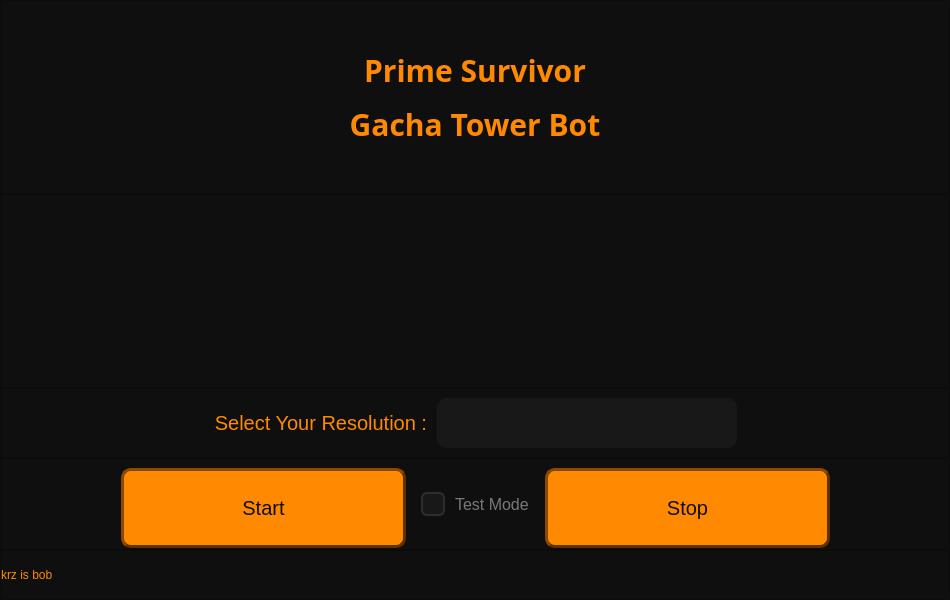
<?xml version="1.0" encoding="UTF-8"?>
<ui version="4.0">
 <class>MainWindow</class>
 <widget class="QMainWindow" name="MainWindow">
  <property name="geometry">
   <rect>
    <x>0</x>
    <y>0</y>
    <width>950</width>
    <height>600</height>
   </rect>
  </property>
  <property name="windowTitle">
   <string>Ps - Log Bot</string>
  </property>
  <property name="windowIcon">
   <iconset>
    <normaloff>../midia/ChatGPT Image 24 de fev. de 2026, 22_44_08.png</normaloff>../midia/ChatGPT Image 24 de fev. de 2026, 22_44_08.png</iconset>
  </property>
  <property name="styleSheet">
   <string notr="true">background-color: rgb(15, 15, 15);</string>
  </property>
  <widget class="QWidget" name="centralwidget">
   <layout class="QVBoxLayout" name="verticalLayout">
    <property name="spacing">
     <number>0</number>
    </property>
    <property name="leftMargin">
     <number>0</number>
    </property>
    <property name="topMargin">
     <number>0</number>
    </property>
    <property name="rightMargin">
     <number>0</number>
    </property>
    <property name="bottomMargin">
     <number>0</number>
    </property>
    <item>
     <widget class="QFrame" name="titulo">
      <property name="styleSheet">
       <string notr="true"/>
      </property>
      <property name="frameShape">
       <enum>QFrame::StyledPanel</enum>
      </property>
      <property name="frameShadow">
       <enum>QFrame::Raised</enum>
      </property>
      <layout class="QHBoxLayout" name="horizontalLayout">
       <item>
        <widget class="QLabel" name="label">
         <property name="font">
          <font>
           <family>Arial Black</family>
           <pointsize>-1</pointsize>
           <weight>50</weight>
           <bold>false</bold>
          </font>
         </property>
         <property name="styleSheet">
          <string notr="true">QLabel {
    color: rgb(255, 137, 1);
    font-size: 30px;
    font-family: &quot;Arial Black&quot;;
    background: transparent;
}</string>
         </property>
         <property name="text">
          <string>&lt;html&gt;&lt;head/&gt;&lt;body&gt;&lt;p align=&quot;center&quot;&gt;&lt;span style=&quot; font-weight:600;&quot;&gt;Prime Survivor&lt;/span&gt;&lt;/p&gt;&lt;p align=&quot;center&quot;&gt;&lt;span style=&quot; font-weight:600;&quot;&gt;Gacha Tower Bot&lt;/span&gt;&lt;/p&gt;&lt;/body&gt;&lt;/html&gt;</string>
         </property>
         <property name="alignment">
          <set>Qt::AlignCenter</set>
         </property>
        </widget>
       </item>
      </layout>
     </widget>
    </item>
    <item>
     <widget class="QFrame" name="imagemlogo">
      <property name="styleSheet">
       <string notr="true"/>
      </property>
      <property name="frameShape">
       <enum>QFrame::StyledPanel</enum>
      </property>
      <property name="frameShadow">
       <enum>QFrame::Raised</enum>
      </property>
      <layout class="QHBoxLayout" name="horizontalLayout_2">
       <item>
        <widget class="QLabel" name="label_2">
         <property name="minimumSize">
          <size>
           <width>0</width>
           <height>0</height>
          </size>
         </property>
         <property name="maximumSize">
          <size>
           <width>200</width>
           <height>200</height>
          </size>
         </property>
         <property name="autoFillBackground">
          <bool>false</bool>
         </property>
         <property name="styleSheet">
          <string notr="true"/>
         </property>
         <property name="text">
          <string/>
         </property>
         <property name="pixmap">
          <pixmap>../midia/ps_log_bot.png</pixmap>
         </property>
         <property name="scaledContents">
          <bool>true</bool>
         </property>
         <property name="alignment">
          <set>Qt::AlignCenter</set>
         </property>
         <property name="wordWrap">
          <bool>false</bool>
         </property>
         <property name="margin">
          <number>0</number>
         </property>
         <property name="indent">
          <number>-1</number>
         </property>
        </widget>
       </item>
      </layout>
     </widget>
    </item>
    <item>
     <widget class="QFrame" name="resolucao">
      <property name="minimumSize">
       <size>
        <width>0</width>
        <height>70</height>
       </size>
      </property>
      <property name="maximumSize">
       <size>
        <width>16777215</width>
        <height>70</height>
       </size>
      </property>
      <property name="styleSheet">
       <string notr="true"/>
      </property>
      <property name="frameShape">
       <enum>QFrame::StyledPanel</enum>
      </property>
      <property name="frameShadow">
       <enum>QFrame::Raised</enum>
      </property>
      <layout class="QHBoxLayout" name="horizontalLayout_3">
       <property name="spacing">
        <number>10</number>
       </property>
       <item>
        <spacer name="horizontalSpacer">
         <property name="orientation">
          <enum>Qt::Horizontal</enum>
         </property>
         <property name="sizeHint" stdset="0">
          <size>
           <width>40</width>
           <height>20</height>
          </size>
         </property>
        </spacer>
       </item>
       <item>
        <widget class="QLabel" name="label_3">
         <property name="maximumSize">
          <size>
           <width>300</width>
           <height>16777215</height>
          </size>
         </property>
         <property name="styleSheet">
          <string notr="true">QLabel {
    color: rgb(255, 137, 1);
    font-size: 20px;
    font-family: &quot;Arial Black&quot;;
    background: transparent;
}</string>
         </property>
         <property name="text">
          <string>Select Your Resolution :</string>
         </property>
         <property name="alignment">
          <set>Qt::AlignRight|Qt::AlignTrailing|Qt::AlignVCenter</set>
         </property>
        </widget>
       </item>
       <item>
        <widget class="QComboBox" name="combo_resolution">
         <property name="minimumSize">
          <size>
           <width>300</width>
           <height>0</height>
          </size>
         </property>
         <property name="maximumSize">
          <size>
           <width>300</width>
           <height>16777215</height>
          </size>
         </property>
         <property name="styleSheet">
          <string notr="true">QComboBox {
    border: 0px solid rgb(45, 45, 45);
    border-radius: 10px;
    padding: 15px;
    background-color: rgb(24, 24, 24);
    color: rgb(80, 80, 80);
    font-size: 18px;
    font-weight: 500;
}

QComboBox:hover {
    border: 2px solid rgb(27, 27, 27);
}

QComboBox:focus {
    border: 2px solid rgb(255, 137, 1);
    color: rgb(255, 255, 255);
}

QComboBox::drop-down {
    border: none;
    width: 30px;
}

QComboBox::down-arrow {
    width: 14px;
    height: 14px;
}

QComboBox QAbstractItemView {
    border: 2px solid rgb(27, 27, 27);
    background-color: rgb(24, 24, 24);
    selection-background-color: rgb(255, 137, 1);
    selection-color: rgb(255, 255, 255);
    color: rgb(220, 220, 220);
    font-size: 15px;
}</string>
         </property>
        </widget>
       </item>
       <item>
        <spacer name="horizontalSpacer_2">
         <property name="orientation">
          <enum>Qt::Horizontal</enum>
         </property>
         <property name="sizeHint" stdset="0">
          <size>
           <width>40</width>
           <height>20</height>
          </size>
         </property>
        </spacer>
       </item>
      </layout>
     </widget>
    </item>
    <item>
     <widget class="QFrame" name="botoes">
      <property name="minimumSize">
       <size>
        <width>0</width>
        <height>0</height>
       </size>
      </property>
      <property name="maximumSize">
       <size>
        <width>16777215</width>
        <height>92</height>
       </size>
      </property>
      <property name="styleSheet">
       <string notr="true"/>
      </property>
      <property name="frameShape">
       <enum>QFrame::StyledPanel</enum>
      </property>
      <property name="frameShadow">
       <enum>QFrame::Raised</enum>
      </property>
      <layout class="QHBoxLayout" name="horizontalLayout_5">
       <property name="spacing">
        <number>15</number>
       </property>
       <item>
        <spacer name="horizontalSpacer_3">
         <property name="orientation">
          <enum>Qt::Horizontal</enum>
         </property>
         <property name="sizeHint" stdset="0">
          <size>
           <width>40</width>
           <height>20</height>
          </size>
         </property>
        </spacer>
       </item>
       <item>
        <widget class="QPushButton" name="btn_start">
         <property name="minimumSize">
          <size>
           <width>285</width>
           <height>80</height>
          </size>
         </property>
         <property name="maximumSize">
          <size>
           <width>300</width>
           <height>80</height>
          </size>
         </property>
         <property name="styleSheet">
          <string notr="true">QPushButton{
background-color: rgb(255, 137, 1);
border: 3px outset rgb(93, 49, 0);
border-radius: 10px;
color: rgb(15, 15, 15);
font-size: 20px;
font-family: &quot;Arial Black&quot;;
}


QPushButton:hover{
color: rgb(255, 17, 0);
background-color: rgb(215, 97, 0);
}

QPushButton:pressed{
border: 3px inset rgb(93, 49, 0);
color: rgb(15, 15, 15);
background-color: rgb(255, 17, 0);
}

QPushButton:disabled {
background-color: #cccccc; /* Cinza */
border: 2px solid #999999;
color: #666666; /* Texto cinza escuro */
}
</string>
         </property>
         <property name="text">
          <string>Start</string>
         </property>
        </widget>
       </item>
       <item>
        <widget class="QCheckBox" name="check_test">
         <property name="maximumSize">
          <size>
           <width>114</width>
           <height>16777215</height>
          </size>
         </property>
         <property name="toolTip">
          <string>Activate test mode.
When activated, the bot will send events even without actual validation.</string>
         </property>
         <property name="styleSheet">
          <string notr="true">QCheckBox {
    color: rgb(120, 120, 120);
    font-size: 16px;
    font-family: &quot;Arial&quot;;
    spacing: 10px;
}

QCheckBox::indicator {
    width: 20px;
    height: 20px;
    border-radius: 6px;
    background-color: rgb(24, 24, 24);
    border: 2px solid rgb(45, 45, 45);
}

QCheckBox::indicator:hover {
    border: 2px solid rgb(255, 137, 1);
}

QCheckBox::indicator:checked {
    background-color: rgb(255, 137, 1);
    border: 2px solid rgb(255, 137, 1);
}

QCheckBox::indicator:checked:hover {
    background-color: rgb(255, 160, 40);
    border: 2px solid rgb(255, 160, 40);
}

QCheckBox:checked {
    color: rgb(255, 255, 255);
}</string>
         </property>
         <property name="text">
          <string>Test Mode</string>
         </property>
        </widget>
       </item>
       <item>
        <widget class="QPushButton" name="btn_stop">
         <property name="minimumSize">
          <size>
           <width>285</width>
           <height>80</height>
          </size>
         </property>
         <property name="maximumSize">
          <size>
           <width>300</width>
           <height>80</height>
          </size>
         </property>
         <property name="styleSheet">
          <string notr="true">QPushButton{
background-color: rgb(255, 137, 1);
border: 3px outset rgb(93, 49, 0);
border-radius: 10px;
color: rgb(15, 15, 15);
font-size: 20px;
font-family: &quot;Arial Black&quot;;
}


QPushButton:hover{
color: rgb(255, 17, 0);
background-color: rgb(215, 97, 0);
}

QPushButton:pressed{
border: 3px inset rgb(93, 49, 0);
color: rgb(15, 15, 15);
background-color: rgb(255, 17, 0);
}

QPushButton:disabled {
background-color: #cccccc; /* Cinza */
border: 2px solid #999999;
color: #666666; /* Texto cinza escuro */
}
</string>
         </property>
         <property name="text">
          <string>Stop</string>
         </property>
         <property name="checkable">
          <bool>false</bool>
         </property>
         <property name="checked">
          <bool>false</bool>
         </property>
        </widget>
       </item>
       <item>
        <spacer name="horizontalSpacer_4">
         <property name="orientation">
          <enum>Qt::Horizontal</enum>
         </property>
         <property name="sizeHint" stdset="0">
          <size>
           <width>40</width>
           <height>20</height>
          </size>
         </property>
        </spacer>
       </item>
      </layout>
     </widget>
    </item>
    <item>
     <widget class="QFrame" name="small_logo">
      <property name="maximumSize">
       <size>
        <width>16777215</width>
        <height>50</height>
       </size>
      </property>
      <property name="styleSheet">
       <string notr="true"/>
      </property>
      <property name="frameShape">
       <enum>QFrame::StyledPanel</enum>
      </property>
      <property name="frameShadow">
       <enum>QFrame::Raised</enum>
      </property>
      <layout class="QHBoxLayout" name="horizontalLayout_4">
       <property name="spacing">
        <number>0</number>
       </property>
       <property name="leftMargin">
        <number>0</number>
       </property>
       <property name="topMargin">
        <number>0</number>
       </property>
       <property name="rightMargin">
        <number>0</number>
       </property>
       <property name="bottomMargin">
        <number>0</number>
       </property>
       <item>
        <widget class="QLabel" name="label_5">
         <property name="styleSheet">
          <string notr="true">    color: rgb(255, 137, 1);</string>
         </property>
         <property name="text">
          <string>krz is bob</string>
         </property>
        </widget>
       </item>
       <item>
        <widget class="QLabel" name="label_4">
         <property name="maximumSize">
          <size>
           <width>50</width>
           <height>50</height>
          </size>
         </property>
         <property name="text">
          <string/>
         </property>
         <property name="pixmap">
          <pixmap>../midia/ChatGPT Image 24 de fev. de 2026, 22_44_08.png</pixmap>
         </property>
         <property name="scaledContents">
          <bool>true</bool>
         </property>
        </widget>
       </item>
       <item>
        <widget class="QLabel" name="label_6">
         <property name="text">
          <string/>
         </property>
        </widget>
       </item>
      </layout>
     </widget>
    </item>
   </layout>
  </widget>
 </widget>
 <resources/>
 <connections/>
</ui>
